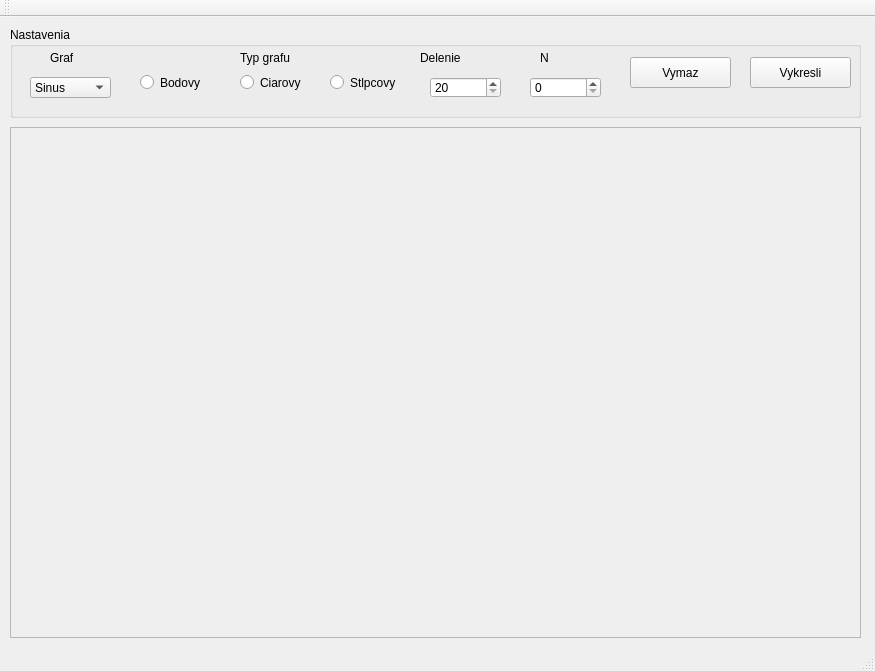
<?xml version="1.0" encoding="UTF-8"?>
<ui version="4.0">
 <class>gonometriaClass</class>
 <widget class="QMainWindow" name="gonometriaClass">
  <property name="geometry">
   <rect>
    <x>0</x>
    <y>0</y>
    <width>875</width>
    <height>671</height>
   </rect>
  </property>
  <property name="windowTitle">
   <string>gonometria</string>
  </property>
  <widget class="QWidget" name="centralWidget">
   <widget class="QGroupBox" name="groupBox">
    <property name="geometry">
     <rect>
      <x>10</x>
      <y>10</y>
      <width>851</width>
      <height>91</height>
     </rect>
    </property>
    <property name="title">
     <string>Nastavenia</string>
    </property>
    <widget class="QComboBox" name="graf">
     <property name="geometry">
      <rect>
       <x>20</x>
       <y>50</y>
       <width>81</width>
       <height>21</height>
      </rect>
     </property>
     <item>
      <property name="text">
       <string>Sinus</string>
      </property>
     </item>
     <item>
      <property name="text">
       <string>Cosinus</string>
      </property>
     </item>
    </widget>
    <widget class="QRadioButton" name="bod">
     <property name="geometry">
      <rect>
       <x>130</x>
       <y>40</y>
       <width>91</width>
       <height>31</height>
      </rect>
     </property>
     <property name="text">
      <string>Bodovy</string>
     </property>
    </widget>
    <widget class="QRadioButton" name="ciar">
     <property name="geometry">
      <rect>
       <x>230</x>
       <y>40</y>
       <width>91</width>
       <height>31</height>
      </rect>
     </property>
     <property name="text">
      <string>Ciarovy</string>
     </property>
    </widget>
    <widget class="QRadioButton" name="stlp">
     <property name="geometry">
      <rect>
       <x>320</x>
       <y>40</y>
       <width>91</width>
       <height>31</height>
      </rect>
     </property>
     <property name="text">
      <string>Stlpcovy</string>
     </property>
    </widget>
    <widget class="QSpinBox" name="del">
     <property name="geometry">
      <rect>
       <x>420</x>
       <y>50</y>
       <width>71</width>
       <height>21</height>
      </rect>
     </property>
     <property name="minimum">
      <number>20</number>
     </property>
     <property name="maximum">
      <number>50</number>
     </property>
    </widget>
    <widget class="QSpinBox" name="en">
     <property name="geometry">
      <rect>
       <x>520</x>
       <y>50</y>
       <width>71</width>
       <height>21</height>
      </rect>
     </property>
    </widget>
    <widget class="QPushButton" name="vykresli">
     <property name="geometry">
      <rect>
       <x>740</x>
       <y>30</y>
       <width>101</width>
       <height>31</height>
      </rect>
     </property>
     <property name="text">
      <string>Vykresli</string>
     </property>
    </widget>
    <widget class="QPushButton" name="vymaz">
     <property name="geometry">
      <rect>
       <x>620</x>
       <y>30</y>
       <width>101</width>
       <height>31</height>
      </rect>
     </property>
     <property name="text">
      <string>Vymaz</string>
     </property>
    </widget>
    <widget class="QLabel" name="label">
     <property name="geometry">
      <rect>
       <x>40</x>
       <y>20</y>
       <width>71</width>
       <height>21</height>
      </rect>
     </property>
     <property name="text">
      <string>Graf</string>
     </property>
    </widget>
    <widget class="QLabel" name="label_2">
     <property name="geometry">
      <rect>
       <x>230</x>
       <y>20</y>
       <width>81</width>
       <height>21</height>
      </rect>
     </property>
     <property name="text">
      <string>Typ grafu</string>
     </property>
    </widget>
    <widget class="QLabel" name="label_3">
     <property name="geometry">
      <rect>
       <x>530</x>
       <y>20</y>
       <width>71</width>
       <height>21</height>
      </rect>
     </property>
     <property name="text">
      <string>N</string>
     </property>
    </widget>
    <widget class="QLabel" name="label_4">
     <property name="geometry">
      <rect>
       <x>410</x>
       <y>20</y>
       <width>81</width>
       <height>21</height>
      </rect>
     </property>
     <property name="text">
      <string>Delenie</string>
     </property>
    </widget>
   </widget>
   <widget class="QScrollArea" name="platno">
    <property name="geometry">
     <rect>
      <x>10</x>
      <y>110</y>
      <width>851</width>
      <height>511</height>
     </rect>
    </property>
    <property name="widgetResizable">
     <bool>true</bool>
    </property>
    <widget class="QWidget" name="scrollAreaWidgetContents">
     <property name="geometry">
      <rect>
       <x>0</x>
       <y>0</y>
       <width>849</width>
       <height>509</height>
      </rect>
     </property>
    </widget>
   </widget>
  </widget>
  <widget class="QMenuBar" name="menuBar">
   <property name="geometry">
    <rect>
     <x>0</x>
     <y>0</y>
     <width>875</width>
     <height>18</height>
    </rect>
   </property>
  </widget>
  <widget class="QToolBar" name="mainToolBar">
   <attribute name="toolBarArea">
    <enum>TopToolBarArea</enum>
   </attribute>
   <attribute name="toolBarBreak">
    <bool>false</bool>
   </attribute>
  </widget>
  <widget class="QStatusBar" name="statusBar"/>
 </widget>
 <layoutdefault spacing="6" margin="11"/>
 <resources>
  <include location="gonometria.qrc"/>
 </resources>
 <connections/>
</ui>
